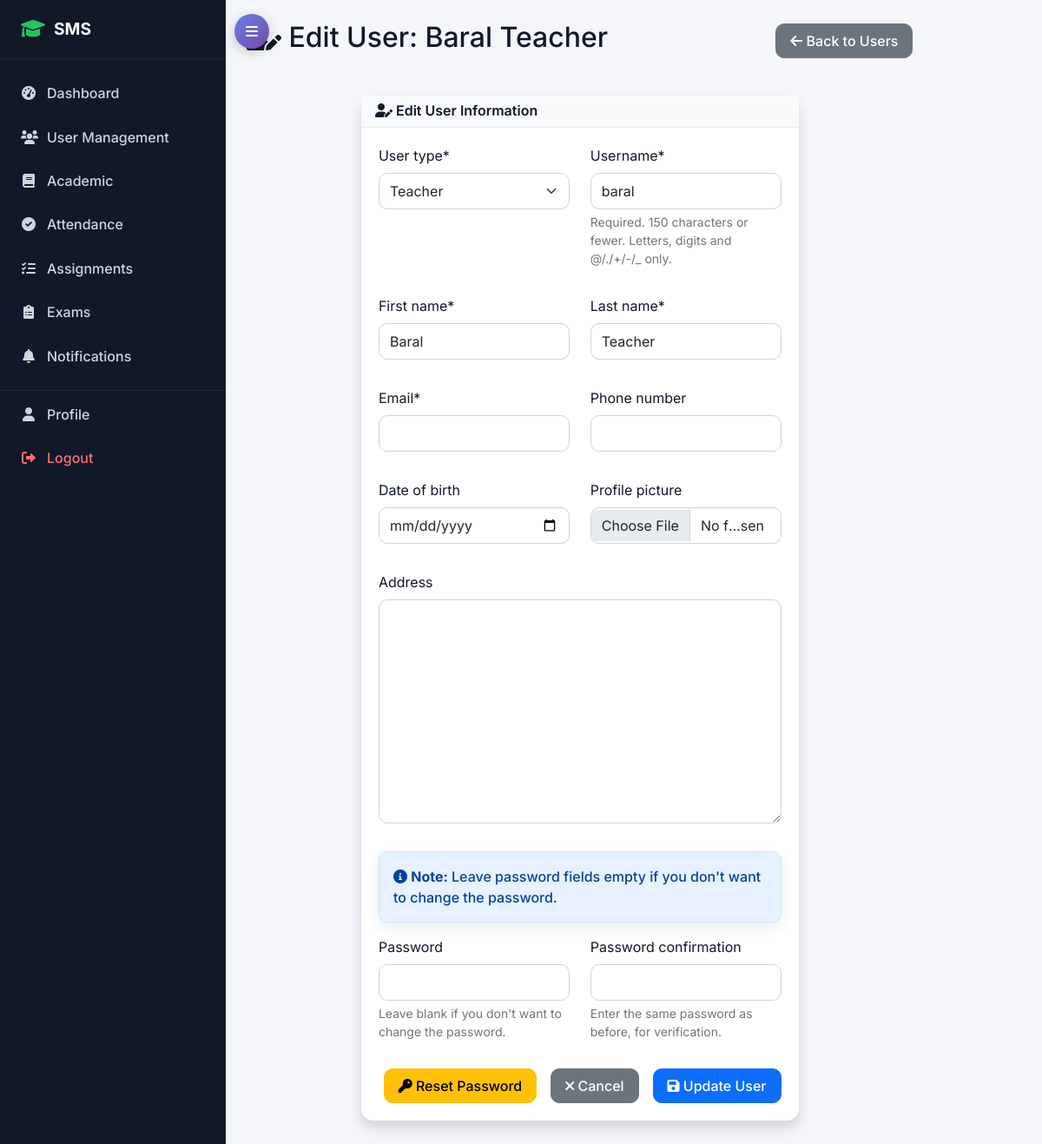
Before: /accounts/admin/users/25/edit/ (signed in) with the older database file.
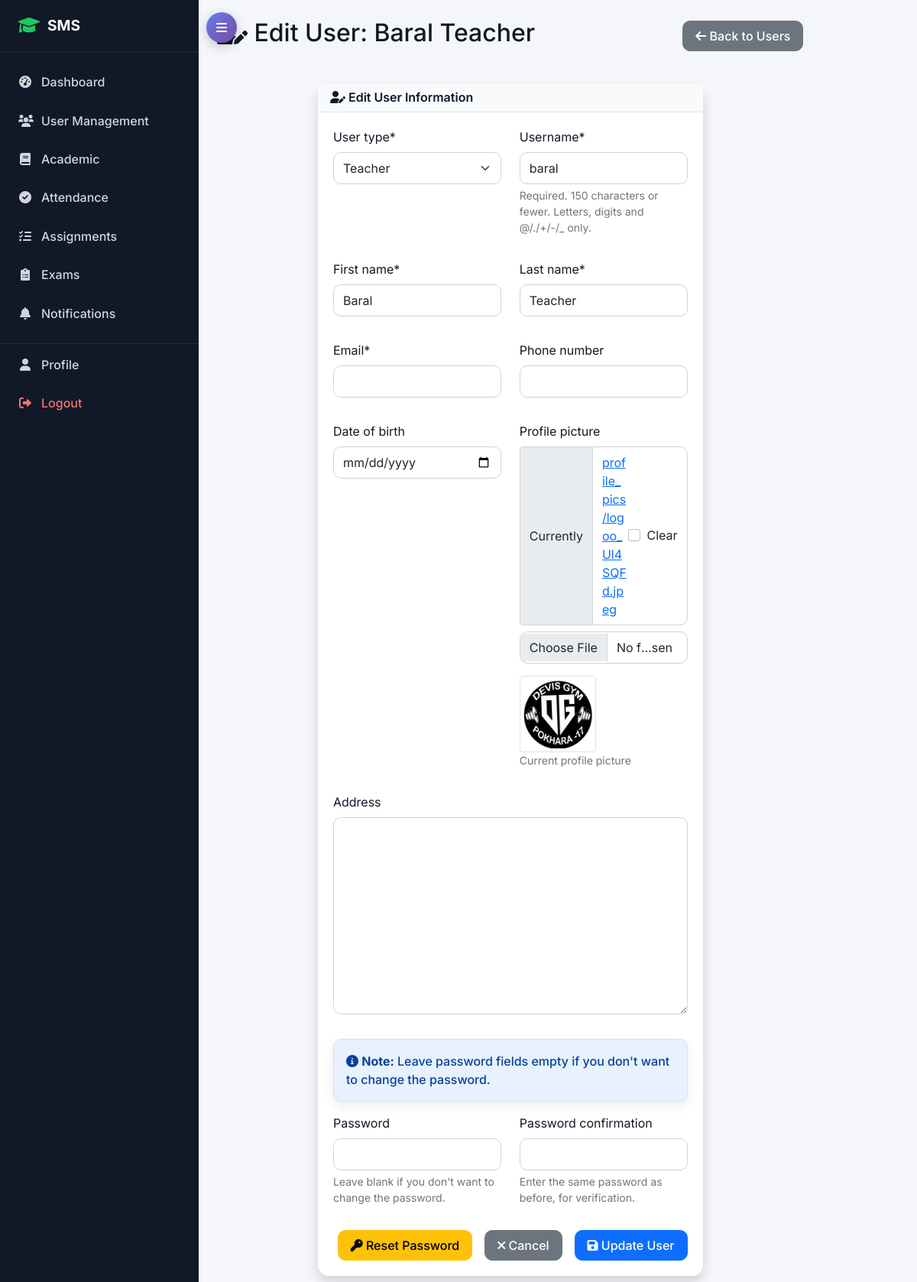
After: the same page with the newer database file.
### accounts/models.py (models this page shows, shortened)
class User(AbstractUser):
    USER_TYPE_CHOICES = (
        ('admin', 'Admin'),
        ('student', 'Student'),
        ('teacher', 'Teacher'),
        ('parent', 'Parent'),
    )
    user_type = models.CharField(max_length=10, choices=USER_TYPE_CHOICES)
    phone_regex = RegexValidator(regex=r'^\+?1?\d{9,15}$', message="Phone number must be entered in the format: '+999999999'. Up to 15 digits allowed.")
    phone_number = models.CharField(validators=[phone_regex], max_length=17, blank=True)
    address = models.TextField(blank=True)
    date_of_birth = models.DateField(null=True, blank=True)
    profile_picture = models.ImageField(upload_to='profile_pics/', blank=True, null=True)
    is_active = models.BooleanField(default=True)
    created_at = models.DateTimeField(auto_now_add=True)
    updated_at = models.DateTimeField(auto_now=True)

### accounts/views.py (the view)
# urls.py: path('admin/users/<int:user_id>/edit/', views.admin_edit_user, name='admin_edit_user'),
@login_required
@user_passes_test(is_admin)
def admin_edit_user(request, user_id):
    user = get_object_or_404(User, id=user_id)
    if request.method == 'POST':
        user_form = UserRegistrationForm(request.POST, request.FILES, instance=user)
        if user_form.is_valid():
            user_form.save()
            messages.success(request, f'{user.get_user_type_display()} account updated successfully!')
            return redirect('accounts:admin_user_list')
    else:
        user_form = UserRegistrationForm(instance=user)
    context = {
        'form': user_form,
        'user_obj': user
    }
    return render(request, 'accounts/admin_edit_user.html', context)

### accounts/forms.py (shortened to what this page needs)
class UserRegistrationForm(UserCreationForm):
    email = forms.EmailField(required=True)
    first_name = forms.CharField(max_length=30, required=True)
    last_name = forms.CharField(max_length=30, required=True)
    phone_number = forms.CharField(max_length=17, required=False)
    address = forms.CharField(widget=forms.Textarea, required=False)
    date_of_birth = forms.DateField(widget=forms.DateInput(attrs={'type': 'date'}), required=False)
    class Meta:
        model = User
        fields = ('username', 'email', 'first_name', 'last_name', 'phone_number',
                 'address', 'date_of_birth', 'password1', 'password2', 'user_type', 'profile_picture')
    def __init__(self, *args, **kwargs):
        super().__init__(*args, **kwargs)
        for field in self.fields:
            self.fields[field].widget.attrs.update({'class': 'form-control'})
        if self.instance and self.instance.pk:
            self.fields['password1'].required = False
            self.fields['password2'].required = False
            self.fields['password1'].help_text = 'Leave blank if you don\'t want to change the password.'

### templates/accounts/admin_edit_user.html (shortened to what the changed rows need)
{% extends 'base.html' %}
{% load crispy_forms_tags %}
{% block content %}
<div class="row">
    <div class="col-12">
        <div class="d-flex justify-content-between align-items-center mb-4">
            <h2><i class="fas fa-user-edit"></i> Edit User: {{ user_obj.get_full_name|default:user_obj.username }}</h2>
            <a href="{% url 'accounts:admin_user_list' %}" class="btn btn-secondary">
                <i class="fas fa-arrow-left"></i> Back to Users
            </a>
        </div>
    </div>
</div>
<div class="row justify-content-center">
    <div class="col-lg-8">
        <div class="card shadow">
            <div class="card-body">
                <form method="post" enctype="multipart/form-data">
                    <div class="row">
                        <div class="col-md-6">
                            {{ form.user_type|as_crispy_field }}
                        </div>
                        <div class="col-md-6">
                            {{ form.username|as_crispy_field }}
                        </div>
                    </div>
                    <div class="row">
                        <div class="col-md-6">
                            {{ form.first_name|as_crispy_field }}
                        </div>
                        <div class="col-md-6">
                            {{ form.last_name|as_crispy_field }}
                        </div>
                    </div>
                    <div class="row">
                        <div class="col-md-6">
                            {{ form.email|as_crispy_field }}
                        </div>
                        <div class="col-md-6">
                            {{ form.phone_number|as_crispy_field }}
                        </div>
                    </div>
                    <div class="row">
                        <div class="col-md-6">
                            {{ form.date_of_birth|as_crispy_field }}
                        </div>
                        <div class="col-md-6">
                            {{ form.profile_picture|as_crispy_field }}
                            {% if user_obj.profile_picture %}
                                <div class="mt-2">
                                    <img src="{{ user_obj.profile_picture.url }}" class="img-thumbnail" width="100">
                                    <p class="small text-muted">Current profile picture</p>
                                </div>
                            {% endif %}
                        </div>
                    </div>
                    <div class="row">
                        <div class="col-12">
                            {{ form.address|as_crispy_field }}
                        </div>
                    </div>
                </form>
            </div>
        </div>
    </div>
</div>
{% endblock %}

Changed rows visible on the page:
changed User "Baral Teacher": profile_picture: picture added
Other visible differences:
form field profile_picture|as_crispy_field: (not shown) → "☐"
text no longer shown: "Profile picture"
text now shown: "Profile picture Currently profile_pics/logoo_Ul4SQFd.jpeg Clear Current profile picture"
